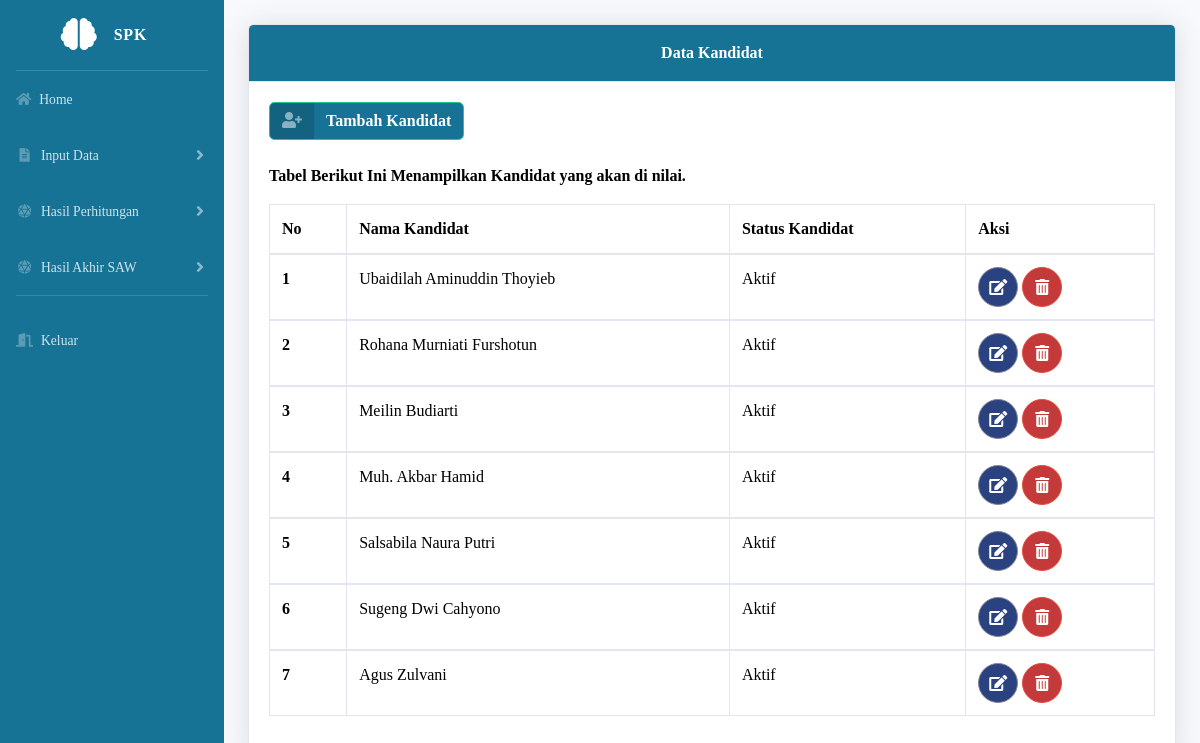
Page /dashboard.php?url=alternatif (signed in) on the committed database.
### tables this page shows
CREATE TABLE `Alternatif` (
  `id_alternatif` int(11) NOT NULL,
  `nama_alternatif` varchar(255) NOT NULL,
  `status_alternatif` enum('0','1') NOT NULL DEFAULT '1'
);

### alternatif.php (the view, shortened to what this page needs)
<!DOCTYPE html>
<html lang="en">
<head>
</head>
<body>
  <br>
  <div class="card shadow mb-5">
    <div class="card-header py-3" style="text-align: center; background-color: #167395; color: white; font-weight:bold">Data Kandidat</div>
    <div class="card-body">
      <a href="dashboard.php?url=tambahalternatif" class="btn btn-success btn-icon-split" style="background: #167395">
        <span class="icon text-white-50">
          <i class="fas fa-user-plus"></i>
        </span>
        <span class="text" style="font-weight: bold;">Tambah Kandidat</span>
      </a>
      <br>
      <br>
      <div>
        <p style="color: black; font-weight: bold">Tabel Berikut Ini Menampilkan Kandidat yang akan di nilai.</p>
        <div class="table-responsive">
          <table class="table table-bordered">
            <thead>
              <tr>
                <th scope="col" style="color: black">No</th>
                <th scope="col" style="color: black">Nama Kandidat</th>
                <th scope="col" style="color: black">Status Kandidat</th>
                <th scope="col" style="color: black">Aksi</th>
              </tr>
            </thead>
            <?php
            require 'config/koneksi.php';
            $no = 0;
            $sql = mysqli_query($conn, "SELECT * FROM Alternatif");
            while ($data = mysqli_fetch_array($sql)) {
              $no++;
              $status_alternatif = $data['status_alternatif'];
              $status_text = ($status_alternatif == 1) ? 'Aktif' : 'Non Aktif';
            ?>
              <tbody>
                <tr>
                  <th scope="row" style="color: black"><?php echo "$no"; ?></th>
                  <td style="color: black"><?php echo $data['nama_alternatif']; ?></td>
                  <td style="color: black"><?php echo $status_text; ?></td>
                  <td>
                    <a href="dashboard.php?url=editalternatif&id=<?php echo $data['id_alternatif']; ?>" class="btn btn-secondary btn-circle" style="background: #2b4280">
                      <i class="fa fa-edit"></i>
                    </a>
                    <a href="#modalDelete" data-toggle="modal" onclick="$('#modalDelete #formDelete').attr('action', 'hapusalternatif.php?id=<?php echo $data['id_alternatif']; ?>' )" class="btn btn-danger btn-circle" style="background: #c43939">
                      <i class="fa fa-trash-alt"></i>
                    </a>
                  </td>
                </tr>
              </tbody>
            <?php } ?>
          </table>
        </div>
      </div>
    </div>
</body>
</html>

### dashboard.php (style rules this page uses)
body { font-family: "Verdana"; }

### alternatif.php (style rules this page uses)
table { border-collapse: collapse; border-spacing: 0; width: 100%; border: 1px solid #ddd; }
th, td { text-align: left; padding: 16px; }
body { font-family: "Verdana"; }

### rows in the picture
alternatif: nama_alternatif "Ubaidilah Aminuddin Thoyieb", status_alternatif "Aktif"
alternatif: nama_alternatif "Rohana Murniati Furshotun", status_alternatif "Aktif"
alternatif: nama_alternatif "Meilin Budiarti", status_alternatif "Aktif"
alternatif: nama_alternatif "Muh. Akbar Hamid", status_alternatif "Aktif"
alternatif: nama_alternatif "Salsabila Naura Putri", status_alternatif "Aktif"
alternatif: nama_alternatif "Sugeng Dwi Cahyono", status_alternatif "Aktif"
alternatif: nama_alternatif "Agus Zulvani", status_alternatif "Aktif"
